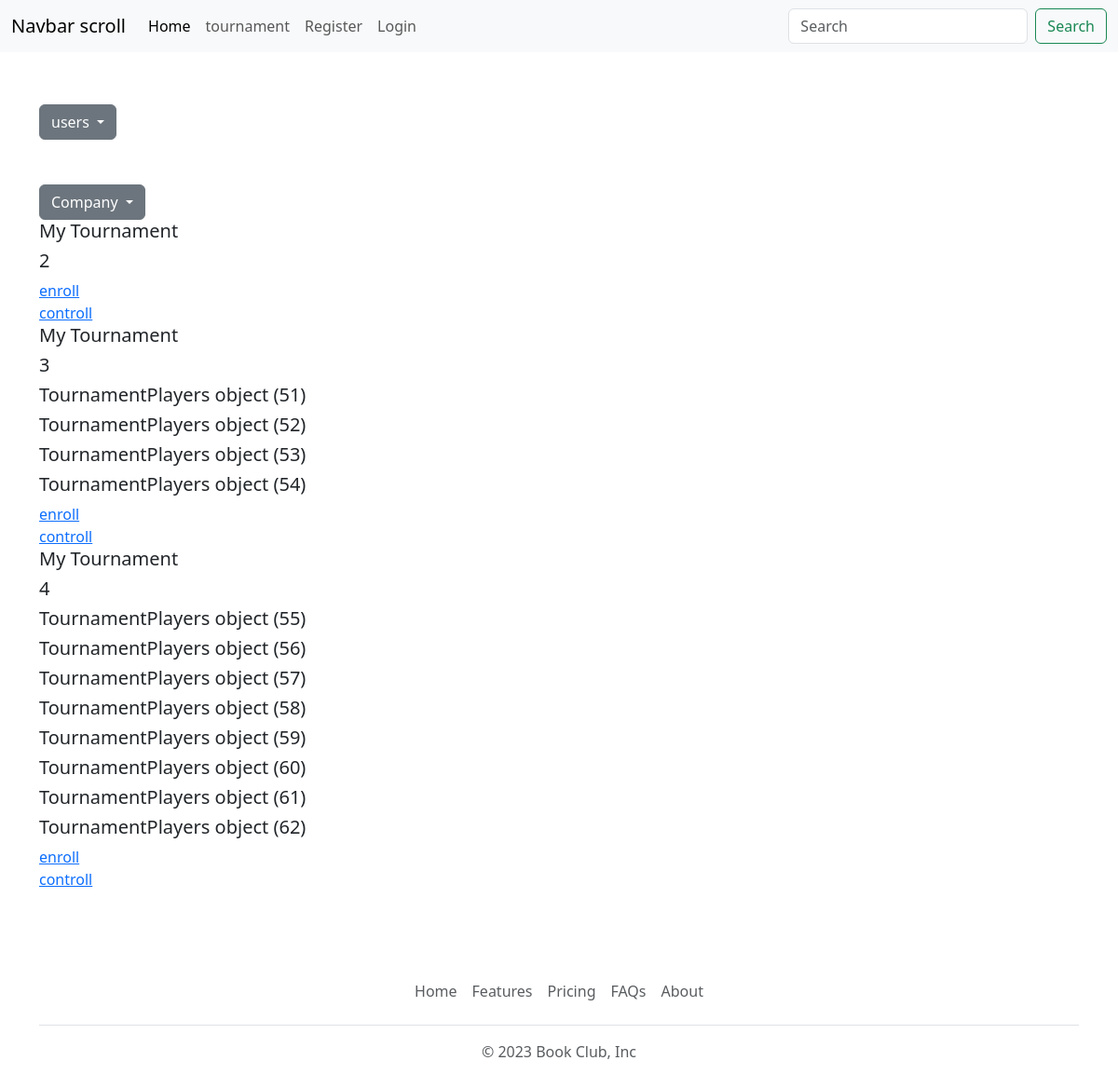
The page /accounts/user_admin/ on the database as committed earlier.
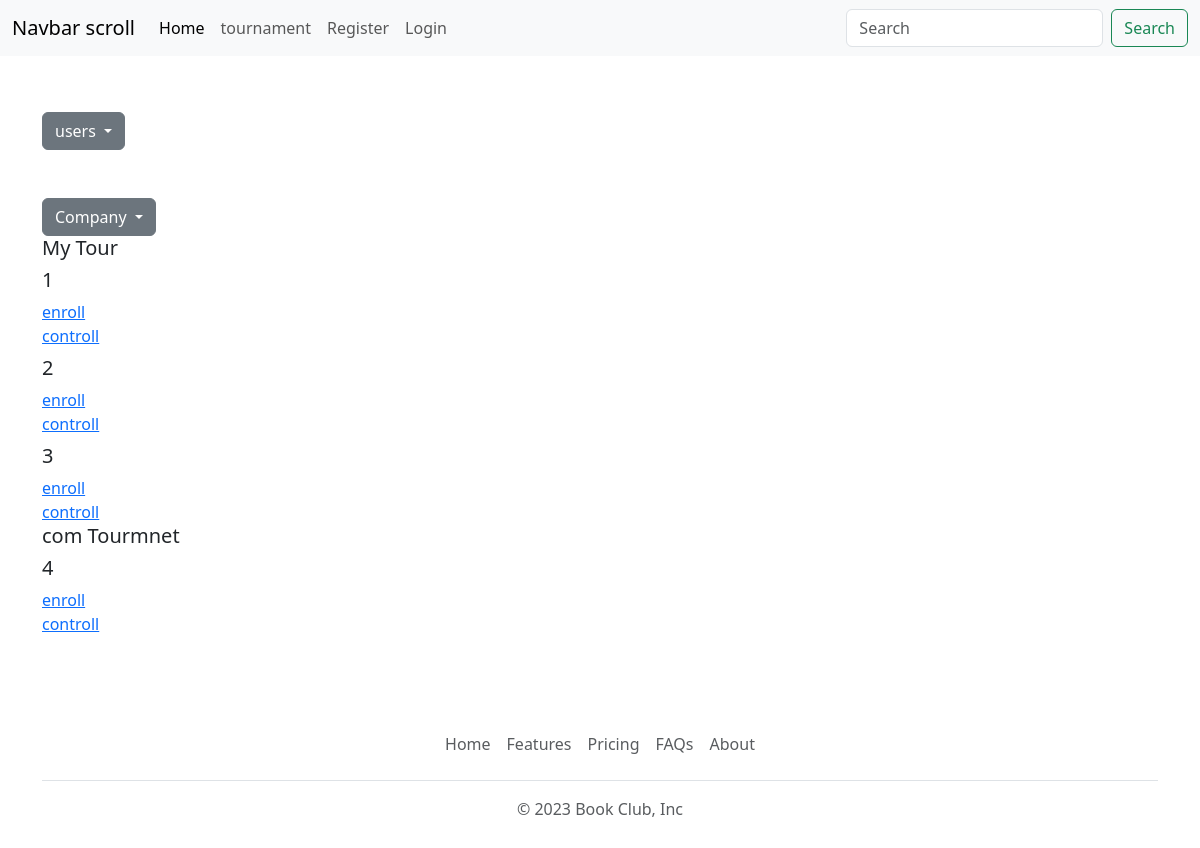
The same page on the database as committed later.
### tournament/models.py (models this page shows, shortened)
class Tournament(models.Model):
    user_choices = ((4, "4"), (8, "8"),(16,'16'),(32,'32'))
    user_choices_games = ((1, "Chess"), (2, "Takken"),(3,'x&o'),(4,'Call Of Duty'),(5,'FIFA24'))
    user_choices_trophy = ((1000, "Bronze"), (2000, "Sliver"),(3000,'Gold'))
    name = models.CharField(max_length=100)
    number_of_players = models.IntegerField(choices=user_choices, default=1)
    game = models.IntegerField(choices=user_choices_games, default=1)
    trophy_for_tournament = models.IntegerField(choices=user_choices_trophy, default=1000)
    owner = models.ForeignKey(Profile, on_delete=models.CASCADE, related_name='owned_tournaments')
    winner = models.ForeignKey(Profile, on_delete=models.CASCADE, related_name='won_tournament', null=True, blank=True, default=None)

class TournamentPlayers(models.Model):
    tournament=models.ForeignKey(Tournament,on_delete=models.CASCADE)
    player=models.ForeignKey(Profile,on_delete=models.CASCADE)

### accounts/views.py (the view)
# urls.py: path("user_admin/", views.user_admin_view, name="user_admin_view"),
def user_admin_view(request: HttpRequest):
     users = User.objects.all()
     profiles= Profile.objects.all()
     touremnts=Tournament.objects.all()
     return render(request, "accounts/user_admin.html",context = {"users" :users ,"profiles":profiles,"touremnts":touremnts})

### accounts/templates/accounts/user_admin.html (shortened to what this page needs)
{% extends 'main/base.html' %}
{% block content %}
<div class="row">
  <div class="dropdown  pt-5">
    <button class="btn btn-secondary dropdown-toggle" type="button" data-bs-toggle="dropdown" aria-expanded="false">
      users
    </button>
  </div>
<div class="dropdown  pt-5">
    <button class="btn btn-secondary dropdown-toggle" type="button" data-bs-toggle="dropdown" aria-expanded="false">
      Company
    </button>
  </div>
</div>
  {% for tourmnet in touremnts  %}
    <h5>{{tourmnet.name}}</h5>
    <h5>{{tourmnet.id}}</h5>
    {% for player in tourmnet.tournamentplayers_set.all%}
        <h5>{{player}}</h5>
    {%endfor%}
    <a href="{% url 'tournament:enroll_view' tourmnet.id %}"> enroll </a>
    <br>
    <a href="{% url 'tournament:tournament_controll' tourmnet.id %}"> controll </a>
    {% endfor %}
{% endblock%}

Rows that differ between the two databases and show on the page:
removed TournamentPlayers: id "TournamentPlayers object (51)", shown under Tournament id 3
removed TournamentPlayers: id "TournamentPlayers object (52)", shown under Tournament id 3
removed TournamentPlayers: id "TournamentPlayers object (53)", shown under Tournament id 3
removed TournamentPlayers: id "TournamentPlayers object (54)", shown under Tournament id 3
removed TournamentPlayers: id "TournamentPlayers object (55)", shown under Tournament id 4
removed TournamentPlayers: id "TournamentPlayers object (56)", shown under Tournament id 4
removed TournamentPlayers: id "TournamentPlayers object (57)", shown under Tournament id 4
removed TournamentPlayers: id "TournamentPlayers object (58)", shown under Tournament id 4
removed TournamentPlayers: id "TournamentPlayers object (59)", shown under Tournament id 4
removed TournamentPlayers: id "TournamentPlayers object (60)", shown under Tournament id 4
removed TournamentPlayers: id "TournamentPlayers object (61)", shown under Tournament id 4
removed TournamentPlayers: id "TournamentPlayers object (62)", shown under Tournament id 4
added Tournament: name "My Tour", id "1"
changed Tournament id 2: name "My Tournament" → (not shown)
changed Tournament id 3: name "My Tournament" → (not shown)
changed Tournament id 4: name "My Tournament" → "com Tourmnet"
